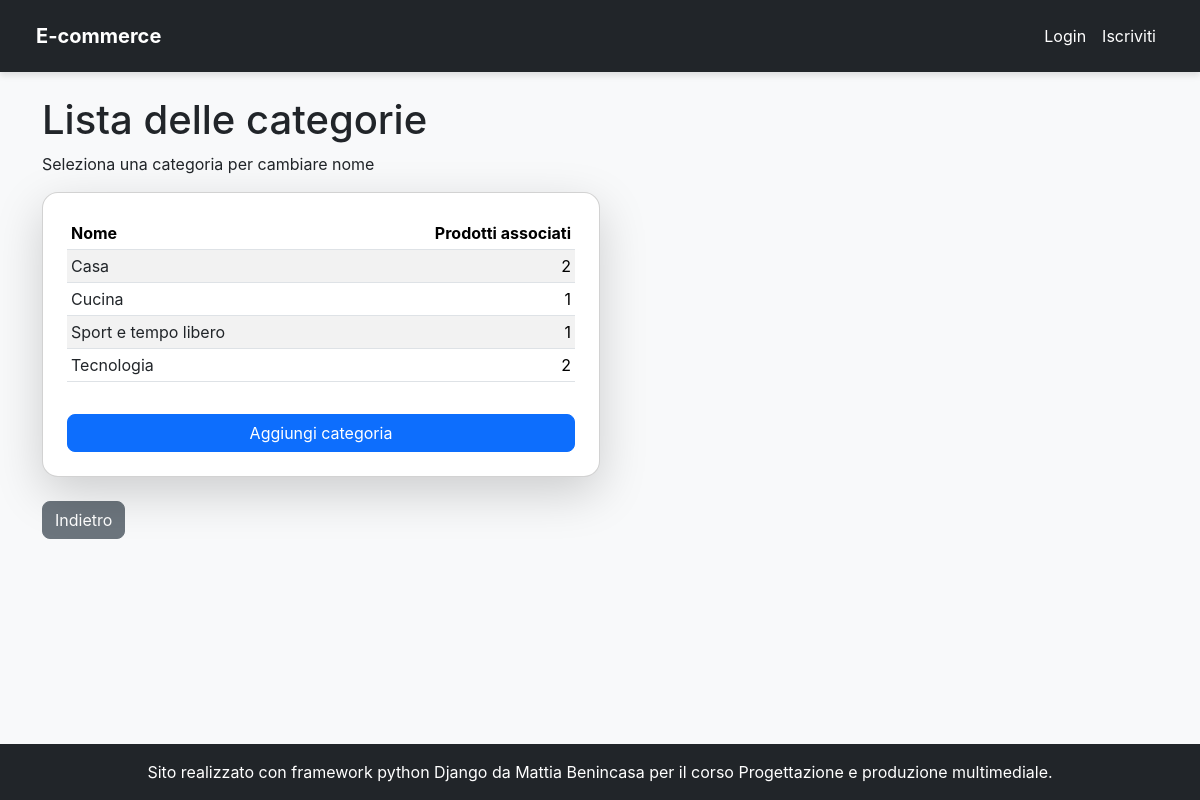
Before: /products/categories_list/ with the older database file.
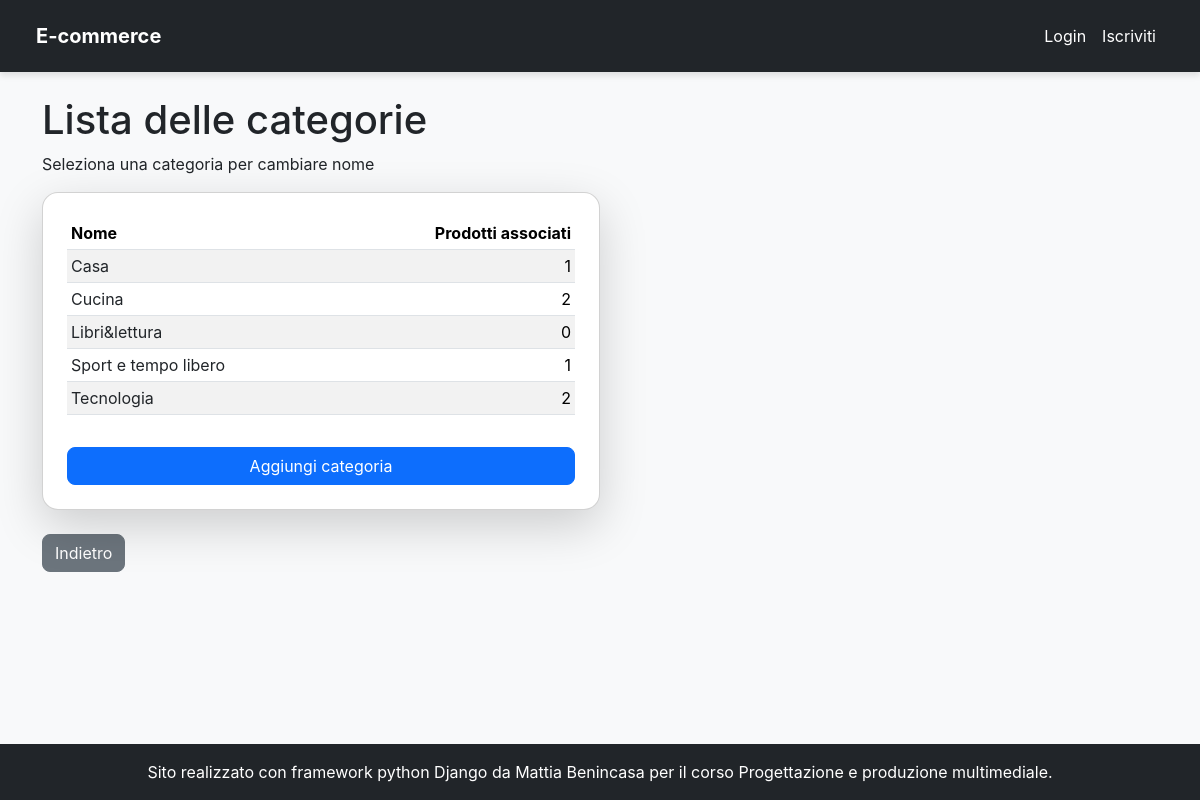
After: the same page with the newer database file.
### products/models.py (models this page shows, shortened)
class Category(models.Model):
    name = models.CharField(max_length=100, unique=True, verbose_name="Nome Categoria")
    slug = AutoSlugField(populate_from='name', unique=True, always_update=True)
    class Meta:
        ordering = ('name',)
        verbose_name = "Categoria"
        verbose_name_plural = "Categorie"

### products/views.py (the view)
# urls.py: path("categories_list/", CategoriesList.as_view(), name='categories_list'),
class CategoriesList(ListView, PermissionRequiredMixin):
    model = Category
    template_name = 'store_manager/categories_list.html'
    context_object_name = 'categories'
    permission_required = 'products.view_category'

### templates/store_manager/categories_list.html (shortened to what this page needs)
{% extends 'base.html' %}
{% block content %}
<h1>Lista delle categorie</h1>
    <p>Seleziona una categoria per cambiare nome</p>
<div class="card shadow-lg rounded-card p-4 mb-3 w-50">
    <div class="table-responsive mb-3">
        <table class="table table-striped table-sm">
            <thead>
            <tr>
                <th scope="col">Nome</th>
                <th scope="col" class="text-end">Prodotti associati</th>
            </tr>
            </thead>
            <tbody>
            {% for category in categories %}
                <tr>
                    <td class="text-begin"><a href={% url 'update_category' category.pk %} class="link-underline-opacity-0 link-dark">
                        {{ category.name }}</a>
                    </td>
                    <td class="text-end">{{ category.products.all.count }}</td>
                </tr>
            {% endfor %}
            </tbody>
        </table>
    </div>
    <a href={% url 'add_category' %} class="btn btn-primary">Aggiungi categoria</a>
</div>
    <a href="{% url 'store_manager_dashboard' %}" class="mt-2 btn btn-secondary">Indietro</a>
{% endblock content %}

### templates/base.html (shortened to what this page needs)
<!DOCTYPE html>
<html lang="it">
<head>
    <link href="https://cdn.jsdelivr.net/npm/bootstrap@5.3.3/dist/css/bootstrap.min.css" rel="stylesheet"
          xintegrity="sha384-QWTKZyjpPEjISv5WaRU9Oer_idvLwtxj0s3rNb+eD+PjSgWvKWHB/a8P+fK7">
</head>
<body class="d-flex flex-column min-vh-100">
    <nav class="navbar navbar-expand-lg fixed-top navbar-dark bg-dark px-4 py-3">
        <div class="container-fluid">
        {% if perms.accounts.can_access_manager_dashboard %}
        <a class="navbar-brand fw-bold text-white" href="{% url 'store_manager_dashboard' %}">E-commerce - spazio dedicato allo staff</a>
        {% else %}
            <a class="navbar-brand fw-bold text-white" href="/">E-commerce</a>
        {% endif %}
            <div class="collapse navbar-collapse" id="navbarSupportedContent">
                {% if user.is_authenticated and perms.accounts.can_access_customer_dashboard %}
                <ul class="navbar-nav ms-auto">
                    <li class="nav-item">
                        <a class="nav-link text-white" href="{% url 'cart' %}">Carrello</a>
                    </li>
                    <li class="nav-item dropdown">
                        <a class="nav-link dropdown-toggle" href="#" role="button" data-bs-toggle="dropdown" aria-expanded="false">
                            {{ user.username }}
                        </a>
                        <ul class="dropdown-menu">
                            <li><a class="dropdown-item" href="{% url 'dashboard' %}">Profilo</a></li>
                            <li><a class="dropdown-item" href="{% url 'my_orders' %}">I miei ordini</a></li>
                            <li>
                                <form action="{% url 'logout' %}" method="post" class="d-inline">
                                        {% csrf_token %}
                                        <button type="submit" class="dropdown-item">Logout</button>
                                </form>
                            </li>
                        </ul>
                    </li>
                </ul>
                {% else %}
                <ul class="navbar-nav ms-auto">
                    <li class="nav-item">
                        <a class="nav-link text-white" href="{% url 'login' %}">Login</a>
                    </li>
                    <li class="nav-item">
                        <a class="nav-link text-white" href="{% url 'signup' %}">Iscriviti</a>
                    </li>
                </ul>
                {% endif %}
            </div>
        </div>
    </nav>
    <main class="container my-4 flex-grow-1">
        {% block content %}
        {% endblock content %}
    </main>
    <footer class="bg-dark text-white text-center py-3 mt-auto rounded-top-lg">
        <div class="container">
            <p class="mb-0">Sito realizzato con framework python Django da Mattia Benincasa per il corso Progettazione e produzione multimediale.</p>
        </div>
    </footer>
</body>
</html>

### templates/base.html (style rules this page uses)
body { font-family: 'Inter', sans-serif; background-color: #f8f9fa; padding-top: 4.5rem; }
.rounded-card { border-radius: 1rem; }
.navbar { box-shadow: 0 4px 6px rgba(0, 0, 0, 0.1); }
.btn-primary, .btn-secondary { border-radius: 0.5rem; }

Changed rows visible on the page:
computed for Category "Casa": products.all.count "2" → "1"
computed for Category "Cucina": products.all.count "1" → "2"
added Category: name "Libri&lettura", products.all.count "0"
